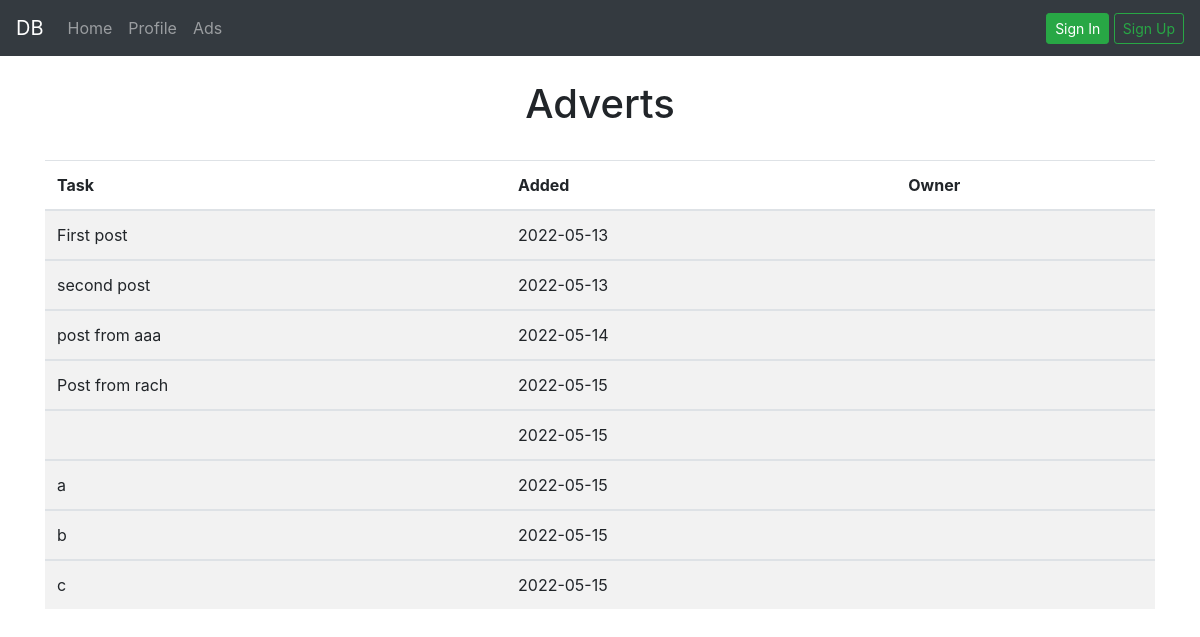
The app's page /ads, older data.
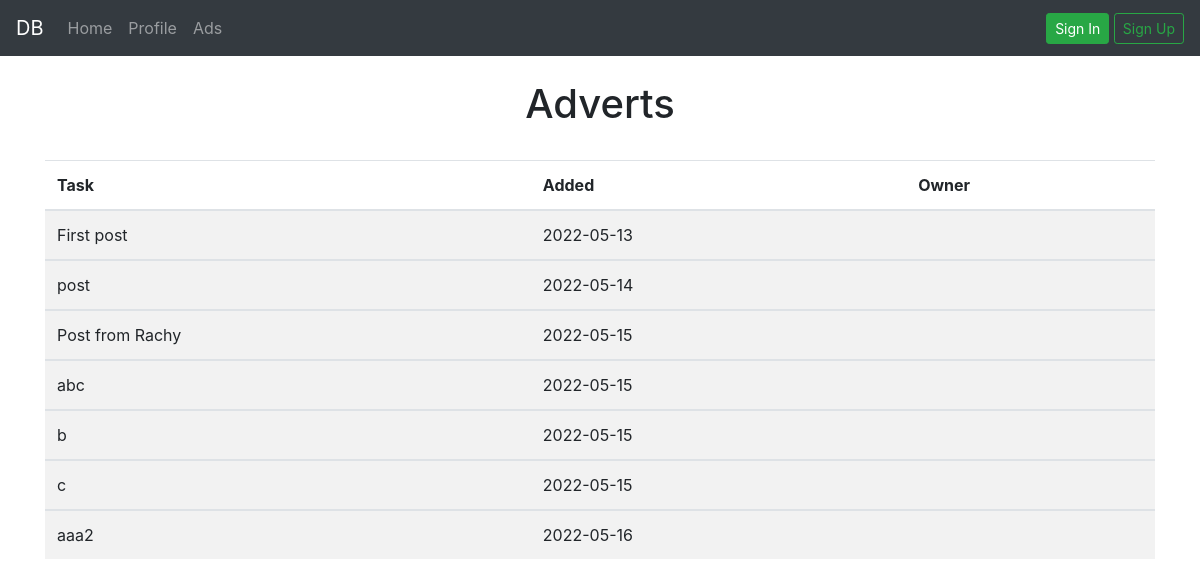
The same page, newer data.
### app.py (models this page shows, shortened)
class Post(db.Model):
    id = db.Column(db.Integer, primary_key=True)
    content = db.Column(db.String(400), nullable=False)
    date_created = db.Column(db.DateTime, default=datetime.utcnow)
    user_id = db.Column(db.Integer, db.ForeignKey('user.id'))

### app.py (the view)
@app.route('/ads', methods=['GET', 'POST'])
def ads():
    posts = Post.query.order_by(Post.date_created).all()
    return render_template(
        'ads.html',
        posts=posts
        )

### templates/ads.html (shortened to what this page needs)
{% extends 'base.html' %}
{% block body %}
    {% if current_user.is_authenticated %}
    <br>
        <h1 class="d-flex justify-content-md-center align-items-center">Adverts</h1>
    <br>
        {% if posts|length < 1 %}
            <h1>There is no post yet</h1>
            <a class="btn btn-primary" href="{{url_for('profile')}}">Create a post</a>
        {% else %}
            <div class="container">
                <table class="table table-striped">
                    <thead>
                        <tr>
                            <th scope="col">Owner</th>
                            <th scope="col">Task</th>
                            <th scope="col">Added</th>
                        </tr>
                    </thead>
                    {% for post in posts %}
                        <tbody>
                            <tr>
                                <td scope="row">{{ post.user.first_name }}</td>
                                <td scope="row">{{ post.content }}</td>
                                <td scope="row">{{ post.date_created.date() }}</td>
                            </tr>
                        </tbody>
                    {% endfor %}
                </table>
                <a class="btn btn-primary" href="{{url_for('profile')}}">Create a post</a>
            </div>
        {% endif %}
    {% else %}
        <br>
            <h1 class="d-flex justify-content-md-center align-items-center">Adverts</h1>
        <br>
        <div class="container">
            <table class="table table-striped">
                <thead>
                    <tr>
                        <th scope="col">Task</th>
                        <th scope="col">Added</th>
                        <th scope="col">Owner</th>
                    </tr>
                </thead>
                {% for post in posts %}
                    <tbody>
                        <tr>
                            <td scope="row">{{ post.content }}</td>
                            <td scope="row">{{ post.date_created.date() }}</td>
                            <td scope="row"></td>
                        </tr>
                    </tbody>
                {% endfor %}
            </table>
        </div>
    {% endif %}
{% endblock %}

### templates/base.html (shortened to what this page needs)
<!DOCTYPE html>
<html lang="en">
    <head>
        <link rel="stylesheet" href="https://cdn.jsdelivr.net/npm/bootstrap@4.0.0/dist/css/bootstrap.min.css">
    </head>
    <body>
        <nav class="navbar navbar-expand-lg navbar-dark bg-dark">
            <a class="navbar-brand" href="{{url_for('index')}}">DB</a>
            <div id="nav-menu" class="collapse navbar-collapse">
                <ul class="navbar-nav mr-auto">
                    <li class="nav-item">
                      <a class="nav-link" href="{{url_for('index')}}">Home</a>
                    </li>
                    <li class="nav-item">
                      <a class="nav-link" href="{{url_for('profile')}}">Profile</a>
                    </li>
                    <li class="nav-item">
                      <a class="nav-link" href="{{url_for('ads')}}">Ads</a>
                    </li>
                </ul>
                <ul class="navbar-nav ml-auto">
                    {% if current_user.is_authenticated %}
                    <li class="nav-item">
                        <a class="btn btn-sm btn-outline-success" href="{{url_for('profile')}}">{{current_user.first_name}}</a>
                        <a class="btn btn-sm btn-outline-secondary" href="{{url_for('logout')}}">Log Out</a>
                    </li>
                    {% else %}
                    <li class="nav-item">
                        <a class="btn btn-sm btn-success" href="{{url_for('login')}}">Sign In</a>
                        <a class="btn btn-sm btn-outline-success" href="{{url_for('signup')}}">Sign Up</a>
                    </li>
                    {% endif %}
                </ul>
            </div>
          </nav>
        {% block body %}{% endblock %}
    </body>
</html>

Row changes from the older to the newer data that the page shows:
removed Post: content "second post", date_created "2022-05-13"
removed Post: date_created "2022-05-15"
changed Post: content "post from aaa" → "post"
changed Post: content "Post from rach" → "Post from Rachy"
changed Post: content "a" → "abc"
added Post: content "aaa2", date_created "2022-05-16"
